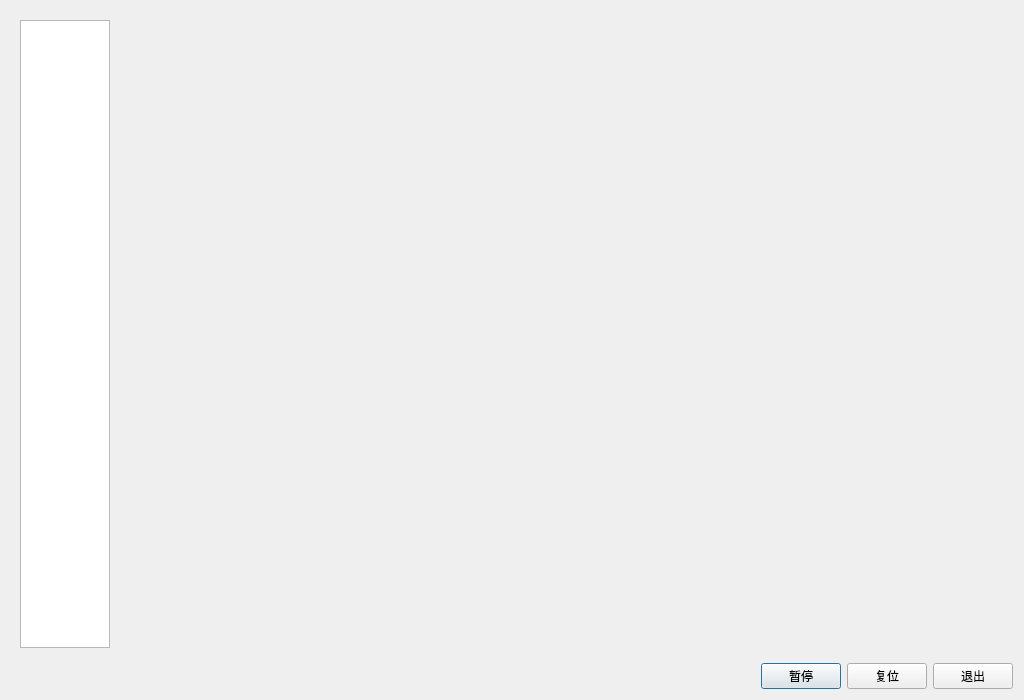
<?xml version="1.0" encoding="UTF-8"?>
<ui version="4.0">
 <class>Dialog</class>
 <widget class="QDialog" name="Dialog">
  <property name="geometry">
   <rect>
    <x>0</x>
    <y>0</y>
    <width>1024</width>
    <height>700</height>
   </rect>
  </property>
  <property name="sizePolicy">
   <sizepolicy hsizetype="Preferred" vsizetype="Preferred">
    <horstretch>0</horstretch>
    <verstretch>0</verstretch>
   </sizepolicy>
  </property>
  <property name="minimumSize">
   <size>
    <width>1024</width>
    <height>700</height>
   </size>
  </property>
  <property name="maximumSize">
   <size>
    <width>1024</width>
    <height>700</height>
   </size>
  </property>
  <property name="windowTitle">
   <string>装卸货机器人</string>
  </property>
  <layout class="QGridLayout" name="gridLayout">
   <item row="0" column="0">
    <widget class="QWidget" name="centralwidget" native="true">
     <layout class="QHBoxLayout" name="horizontalLayout">
      <property name="spacing">
       <number>10</number>
      </property>
      <item>
       <widget class="QListWidget" name="listWidget">
        <property name="sizePolicy">
         <sizepolicy hsizetype="Expanding" vsizetype="Expanding">
          <horstretch>0</horstretch>
          <verstretch>0</verstretch>
         </sizepolicy>
        </property>
        <property name="maximumSize">
         <size>
          <width>90</width>
          <height>16777215</height>
         </size>
        </property>
       </widget>
      </item>
      <item>
       <widget class="QStackedWidget" name="stackedWidget">
        <property name="currentIndex">
         <number>0</number>
        </property>
        <widget class="QWidget" name="page"/>
        <widget class="QWidget" name="page_2"/>
       </widget>
      </item>
     </layout>
     <zorder>stackedWidget</zorder>
     <zorder>listWidget</zorder>
    </widget>
   </item>
   <item row="2" column="0" rowspan="2">
    <layout class="QHBoxLayout" name="horizontalLayout_2">
     <item>
      <spacer name="horizontalSpacer">
       <property name="orientation">
        <enum>Qt::Horizontal</enum>
       </property>
       <property name="sizeHint" stdset="0">
        <size>
         <width>40</width>
         <height>20</height>
        </size>
       </property>
      </spacer>
     </item>
     <item>
      <widget class="QPushButton" name="PauseOrResumeButton">
       <property name="text">
        <string>暂停</string>
       </property>
      </widget>
     </item>
     <item>
      <widget class="QPushButton" name="bt_Reset">
       <property name="text">
        <string>复位</string>
       </property>
      </widget>
     </item>
     <item>
      <widget class="QPushButton" name="bt_Exit">
       <property name="text">
        <string>退出</string>
       </property>
      </widget>
     </item>
    </layout>
   </item>
  </layout>
 </widget>
 <resources/>
 <connections/>
</ui>
